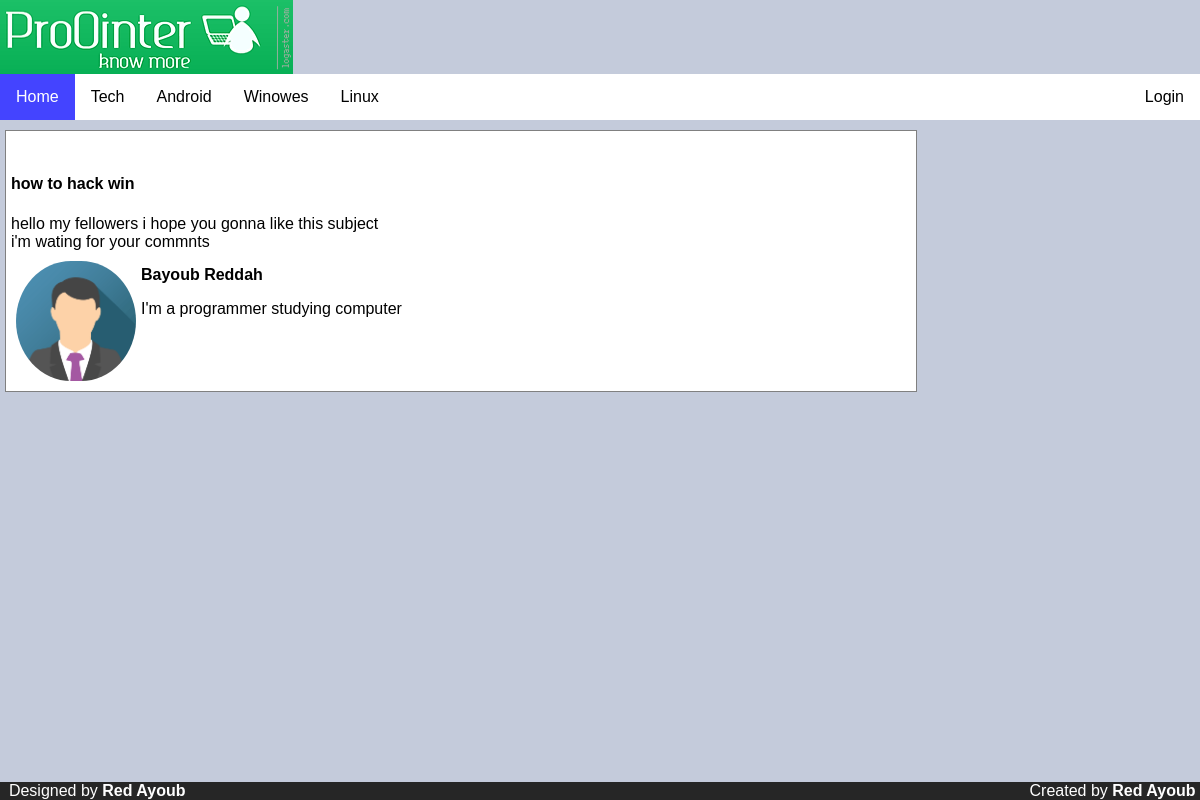
Screenshot of /view.php?subj_id=1 with the database file from the repository.
### tables this page shows
CREATE TABLE `pro0inter_fildes` (
  `filed_id` tinyint(4) UNSIGNED NOT NULL,
  `filed_name` varchar(20) NOT NULL,
  `position` tinyint(4) NOT NULL
);

CREATE TABLE `pro0inter_subjects` (
  `subject_id` smallint(5) UNSIGNED NOT NULL,
  `subject_filed_id` tinyint(3) UNSIGNED NOT NULL,
  `subject_title` varchar(60) NOT NULL,
  `cover_img_path` varchar(100) NOT NULL,
  `subject_content` text NOT NULL,
  `subject_writer_id` smallint(3) DEFAULT NULL,
  `subject_writer` varchar(30) NOT NULL,
  `subject_date` datetime NOT NULL,
  `subject_viewes` tinyint(4) NOT NULL,
  `subject_rating` float(10,0) NOT NULL,
  `subject_aproved` tinyint(1) NOT NULL
);

CREATE TABLE `pro0inter_users` (
  `ID` smallint(3) NOT NULL,
  `username` varchar(50) NOT NULL,
  `password` varchar(40) NOT NULL,
  `email` varchar(50) NOT NULL,
  `account_type` char(1) NOT NULL,
  `approved` tinyint(1) NOT NULL,
  `image` varchar(100) NOT NULL,
  `description` varchar(255) NOT NULL,
  `firstname` varchar(50) NOT NULL,
  `surname` varchar(50) NOT NULL,
  `gender` char(1) NOT NULL
);

### includes/functions.php (called while the page is built, shortened)
<?php
function get_all($table,$limit=NULL,$ordred_col=NULL,$order_type=NULL)
{
	global $conn;
	$query="SELECT *
					FROM {$table} ";
	if(isset($ordred_col)&&isset($order_type)){
		$query.="ORDER BY {$ordred_col} {$order_type}";
	}
	$result_set=mysqli_query($conn,$query);
	return $result_set;
}
function get_by_id($table,$id_col,$ID)
{
	global $conn;
	$query="SELECT *
					FROM {$table}
					WHERE {$id_col}='{$ID}'
					LIMIT 1 ";
	$result_set=mysqli_query($conn,$query);
	return mysqli_fetch_assoc($result_set);
}
?>

### includes/session.php (called while the page is built, shortened)
<?php require_once("functions.php"); ?>
 <?php
 function loggedIn()
 {
   return isset($_SESSION["id"]);
 }
  ?>

### view.php (the view, shortened to what this page needs)
<?php require_once("includes/session.php") ?>
<?php require_once("includes/connection.php"); ?>
<?php require_once("includes/functions.php"); ?>
<?php
    if (isset($_GET["subj_id"])) {
      $subj=get_by_id("pro0inter_subjects","subject_id",$_GET["subj_id"]);
    }else{
      redirect("Sorry ,fail in  the request ");
  }
 ?>
<?php
 include("includes/header.php");
 ?>
 <?php
  include("includes/fildes_navigation.php");
  ?>
    <div class="subj_content">
      <br><?php set_value("pro0inter_subjects","subject_viewes",$_GET["subj_id"],1,true); ?>
        <h4><?php echo $subj["subject_title"]; ?></h4>
        <?php echo $subj["subject_content"]; ?>
        <div class="writer_part">
          <?php $writer=get_by_id("pro0inter_users","ID",$subj["subject_writer_id"]);
            if(empty($writer)){ ?>
              <img src="images/no_writer_image.png" alt=" no writer image">
              <h4><?php echo $subj["subject_writer"]; ?></h4>
            <?php }else{ ?>
              <img src="<?php
                          echo "images/no_writer_image.png";
              ?>" alt="writer image">
              <h4><?php echo $writer["firstname"]." ".$writer["surname"]; ?></h4>
              <p><?php echo $writer["description"]; ?></p>
            <?php } ?>
        </div>
    </div>
    <br>
    <?php
     require("includes/footer.php");
     ?>

### includes/header.php (shortened to what this page needs)
<?php require_once("includes/session.php"); ?>
<html>
  <head>
    <link rel="stylesheet" href="./stylesheet/general.css">
  </head>
  <body>
    <div class="header">
      <div class="mid_header">
        <a href="index.php" ><img src="./images/logo.png" alt="Pro0inter Logo" class="logo"></a>
      </div>
    </div>

### includes/fildes_navigation.php (shortened to what this page needs)
<?php require_once("session.php"); ?>
<?php require_once("connection.php"); ?>
<?php require_once("functions.php"); ?>
     <div class="fileds_nav">
       <ul>
         <li><a href="index.php" class="<?php if(!isset($_GET["filed"])||empty($_GET["filed"])) echo "active"; ?>">Home</a></li>
         <?php $filed_set=get_all("pro0inter_fildes",NULL,"position","ASC");
                $output="";
              while ($filed_res=mysqli_fetch_assoc($filed_set)) {
                $output.="<li><a class=\"";
                $output.=" \" href=\"index.php?filed=".urlencode($filed_res["filed_name"])."\">{$filed_res["filed_name"]}</a></li>";
              }
              echo $output;
          ?>
          <?php if (! loggedIn()) { ?>
            <li style="float:right"><a href="login.php" style="float:right;">Login</a></li>
          <?php } ?>
       </ul>
     </div>

### includes/footer.php (shortened to what this page needs)
<div class="footer">
<span> &nbsp; Designed by <b>Red Ayoub</b></span>
<span style="float:right;">Created by <b>Red Ayoub</b>&nbsp;</span>
</div>
</body>
</html>

### stylesheet/general.css (style rules this page uses)
.fileds_nav ul { list-style-type: none; margin: 0; padding: 0; overflow: hidden; background-color: white; }
.fileds_nav li { float: left; }
.fileds_nav li a { display: block; color: black; text-align: center; padding: 14px 16px; text-decoration: none; }
.fileds_nav li a.active { background-color: #4444ff; color: white; }
.fileds_nav { padding-top: 0px; margin-top: 0px; }
body { background-color: #c4cbdb; margin:0px; font-family: arial,serif; height: 98%; }
.subj_content { padding: 5px; border: 1px solid gray; margin: 0; margin-left: 5px; margin-top: 10px; overflow: auto; background-color: white; width: 75%; display: block; }
.subject,.writer_part { clear: left; margin: 0; padding: 0; padding-bottom: 5px; margin-bottom: 5px; }
.writer_part { margin-top: 10px; }
.subject,.writer_part h4 { margin: 0; padding: 0; padding-top: 5px; }
.writer_part img { border-color: black; border-width: 1px; border-radius: 500px; padding-right: 5px; padding-left: 5px; float:left; margin-bottom: 5px; width:120px; height:120px; }
.footer { position: fixed; bottom: 0; left: 0; width: 100%; background-color: #262626; color: white; }

### rows the page displays
pro0inter_fildes: filed_name "Tech"
pro0inter_fildes: filed_name "Android"
pro0inter_fildes: filed_name "Winowes"
pro0inter_fildes: filed_name "Linux"
pro0inter_subjects: subject_title "how to hack win", subject_content "hello my fellowers i hope you gonna like this subject i'm wating for your commnts"
pro0inter_users: firstname "Bayoub", surname "Reddah", description "I'm a programmer studying computer"
